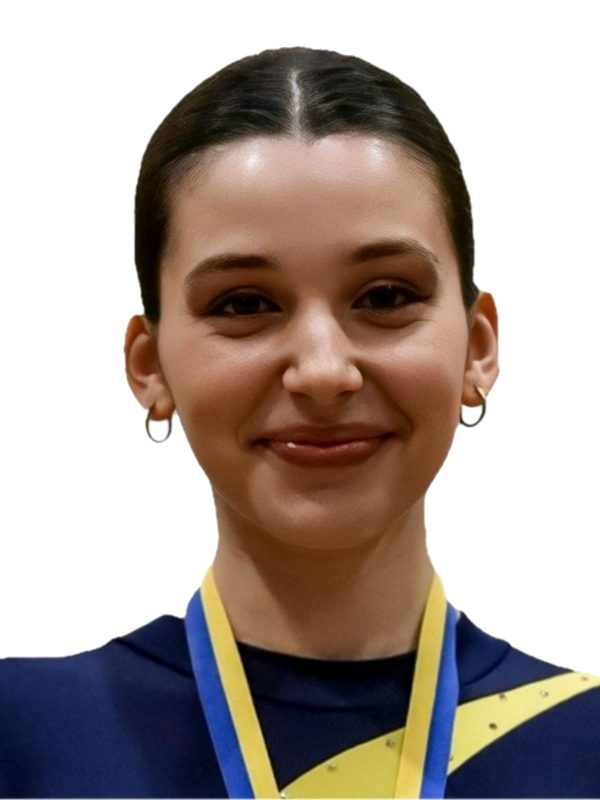
#> input picture assets/img/equipa/beatriz-maia.jpg, 600 x 800 px
$ python -i preparar-fotos.py   (imports and definitions only)
#> lines starting #> are read from the running program, lines starting #| are printed output that depends on the picture; after the words box and inside, x2 and y2 are one past the last pixel; in counts of white or black regions, pixels touching at a corner belong together
#> further down, picture is the input picture: PIL image 600x800 RGB; mean R, G, B 171.2, 159, 153.1
#!/usr/bin/env python3
"""
Uniformiza os retratos da equipa técnica.

Aceita fotos de origens diferentes (estúdio, recorte com fundo transparente,
recorte sobre branco) e produz retratos 3:4 coerentes entre si: mesmo fundo,
mesmo enquadramento e mesmo tratamento de cor.

Uso:
    python3 tools/preparar-fotos.py ficheiro.jpg nome-final
    python3 tools/preparar-fotos.py --todas          (processa a pasta _originais)

Os originais ficam em assets/img/equipa/_originais/ e não vão para o site.
"""

import sys
import os
import unicodedata
from PIL import Image, ImageOps, ImageEnhance, ImageChops

# Branco, que é o fundo das fotos de estúdio que já estão publicadas. Serve para
# assentar recortes com transparência e para preencher o que falte quando o corte
# passa fora da foto original.
FUNDO = (255, 255, 255)

LARGURA, ALTURA = 600, 800          # 3:4
FOLGA_TOPO = 0.09                   # espaço acima da cabeça, em % da altura
# Recortes afinados à mão, um por retrato.
#
# A deteção automática de fundo/cabeça não é fiável com origens tão diferentes
# (fundo de estúdio com gradiente, recortes em PNG, cabelo comprido que se
# confunde com ombros). Com meia dúzia de fotos, medir à mão dá melhor
# resultado e é previsível.
#
# Cada entrada é (topo_da_cabeca_y, queixo_y, centro_do_rosto_x) no original.
# O recorte é calculado a partir daí para a cabeça ocupar sempre ALTURA_CABECA
# da altura final - é isso que faz os retratos parecerem da mesma sessão.
#
# Um quarto valor opcional substitui ALTURA_CABECA só nesse retrato. Serve para
# quando o original não dá altura suficiente: mais vale a cabeça ficar um pouco
# maior do que inventar tronco que não está na fotografia.
ROSTOS = {
    "beatriz-maia":      (104,  380,  288),
    "ines-pelica":       (88,   390,  300, 0.442),
    "silvia-almeida":    (45,   240,  222),
    "francisco-quintela": (615, 1680, 3150),
    "catarina-branco":   (31,   500,  969),
    "madalena-bonito":   (62,   445,  280),
    "catia-mendonca":    (98,   378,  288),
}

ALTURA_CABECA = 0.40                # a cabeça ocupa 40% da altura do retrato

DESTINO = "assets/img/equipa"


# [14 lines left out: function limites_do_sujeito, not called in this run]


def mascara_do_sujeito(im):
    """Máscara a preto e branco de onde está a pessoa."""
    if im.mode in ("RGBA", "LA") and im.getchannel("A").getextrema()[0] < 250:
        return im.getchannel("A").point(lambda v: 255 if v > 128 else 0)
    rgb = im.convert("RGB")
    canto = rgb.getpixel((2, 2))
#> canto = (255, 255, 255)
    dif = ImageChops.difference(rgb, Image.new("RGB", rgb.size, canto)).convert("L")
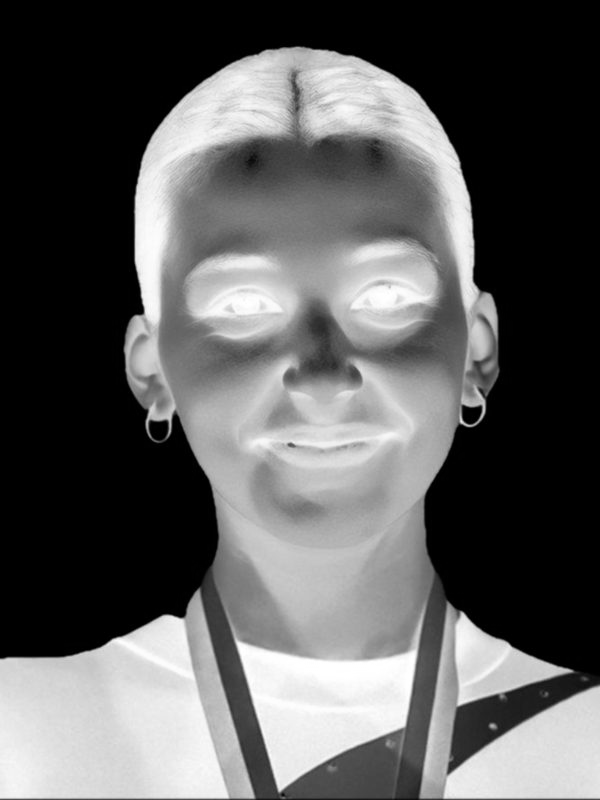
#> dif: PIL image 600x800 L; min 0, max 255, mean 93
    return dif.point(lambda v: 255 if v > 28 else 0)
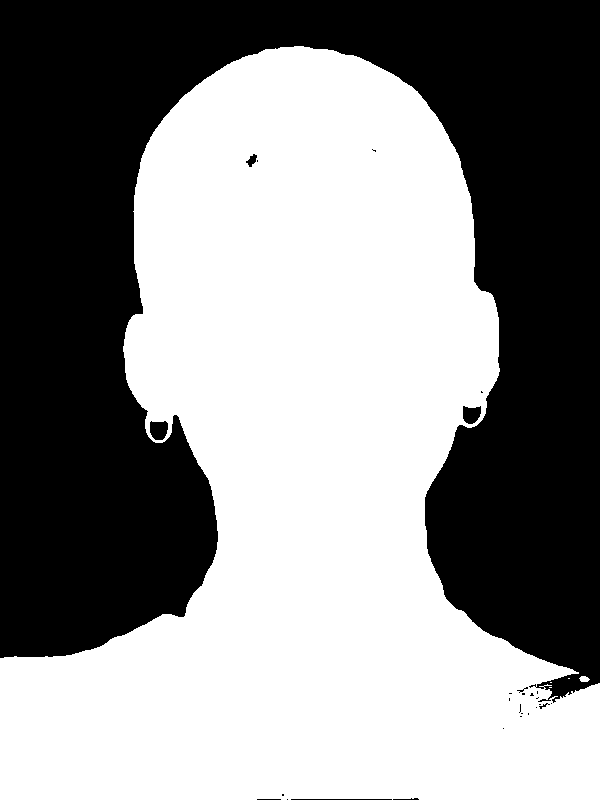
#> returned value: PIL image 600x800 L; 54.7% white; 28 black regions (20 under 20 px), largest, box (x1, y1, x2, y2) and area: (0, 0, 600, 703) 216391, (150, 421, 168, 440) 285, (463, 406, 481, 424) 255


# [99 lines left out: functions altura_da_cabeca, sobre_fundo, preparar, nome_ficheiro, not called in this run]


# [16 lines not run here, left out]

>>> from PIL import Image
>>> picture = Image.open('../assets/img/equipa/beatriz-maia.jpg')
>>> result = mascara_do_sujeito(picture)

$ run again, on assets/img/equipa/cátia mendonça.PNG
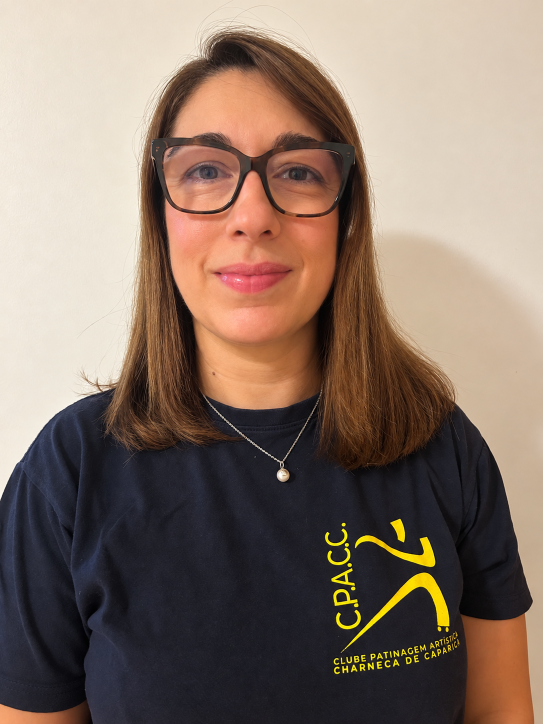
#> input picture assets/img/equipa/cátia mendonça.PNG, 1086 x 1448 px (shown at 1/2 size)
#> picture is the input picture: PIL image 1086x1448 RGB; mean R, G, B 135, 116.2, 103.8
#> canto = (237, 226, 211)
#> in mascara_do_sujeito, `dif = ImageChops.difference(rgb, Image.new("RGB", rgb.size, canto)).co..`:
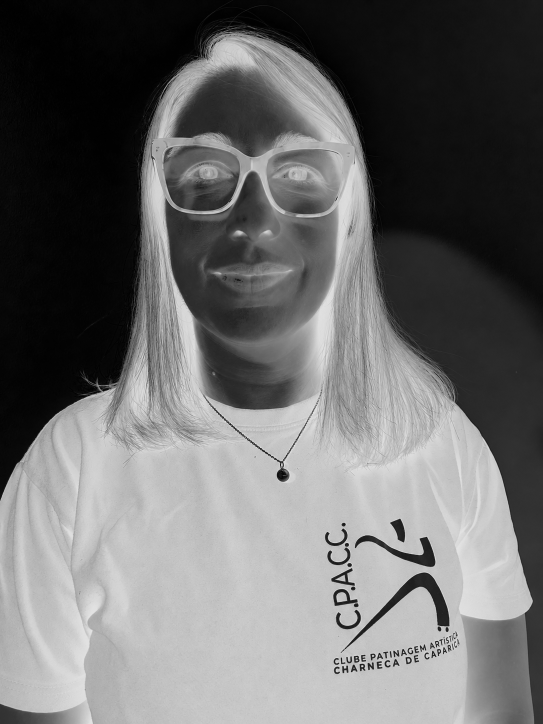
#> dif: PIL image 1086x1448 L (shown at 1/2 size); min 0, max 228, mean 108.4
#> in mascara_do_sujeito, `return dif.point(lambda v: 255 if v > 28 else 0)`:
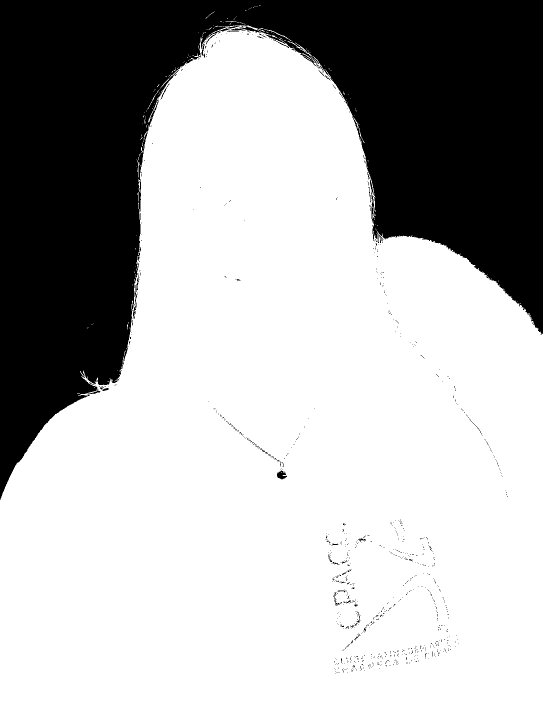
#> returned value: PIL image 1086x1448 L (shown at 1/2 size); 69.8% white; 864 black regions (834 under 20 px), largest, box (x1, y1, x2, y2) and area: (0, 0, 1086, 1000) 470837, (554, 941, 574, 959) 221, (270, 549, 278, 592) 94

$ run again, on assets/img/equipa/francisco-quintela.jpg
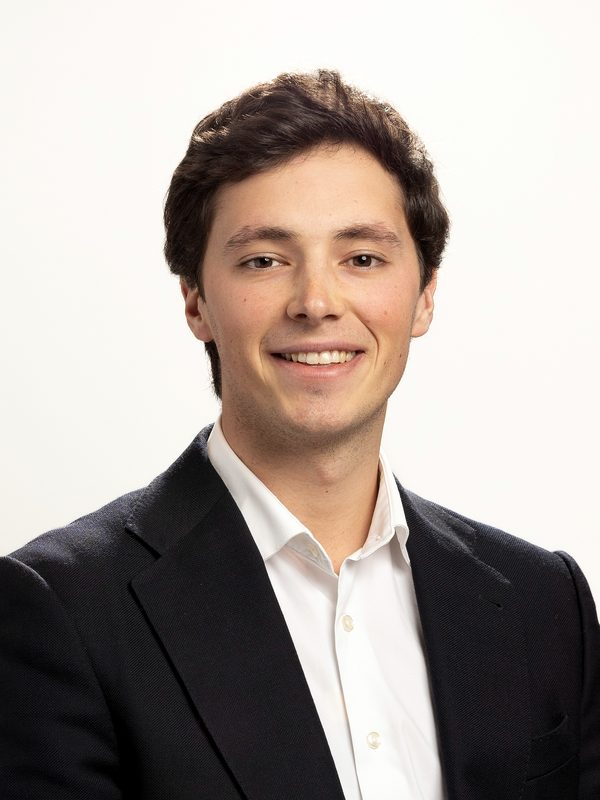
#> input picture assets/img/equipa/francisco-quintela.jpg, 600 x 800 px
#> picture is the input picture: PIL image 600x800 RGB; mean R, G, B 169.1, 159.9, 154.5
#> canto = (248, 247, 242)
#> in mascara_do_sujeito, `dif = ImageChops.difference(rgb, Image.new("RGB", rgb.size, canto)).co..`:
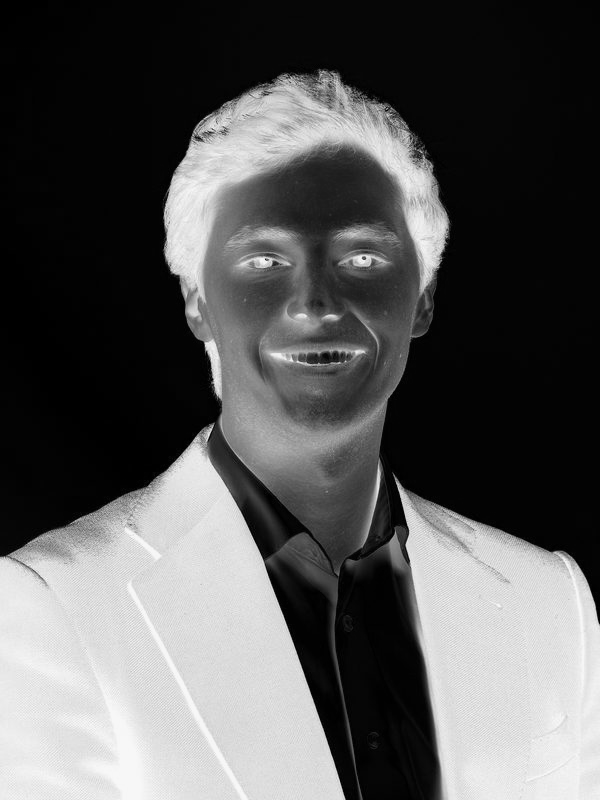
#> dif: PIL image 600x800 L; min 0, max 247, mean 87.9
#> in mascara_do_sujeito, `return dif.point(lambda v: 255 if v > 28 else 0)`:
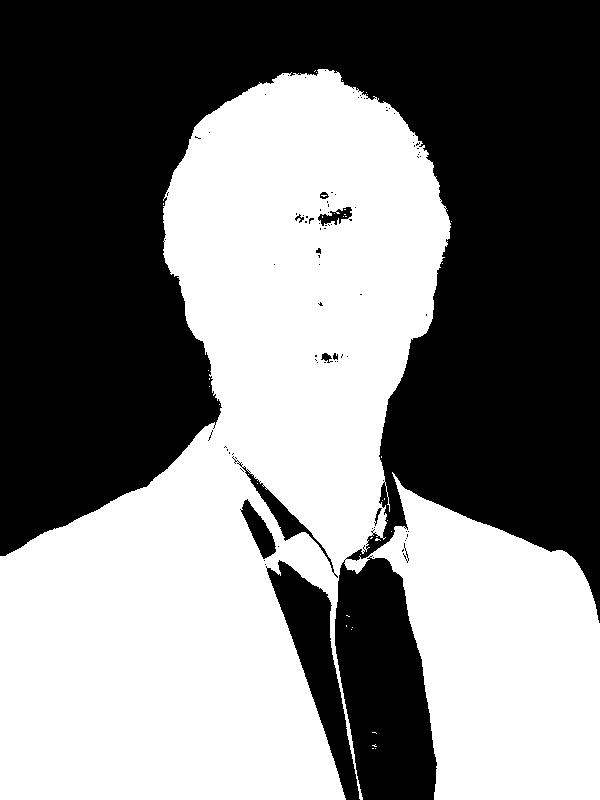
#> returned value: PIL image 600x800 L; 49.2% white; 39 white regions (38 under 20 px), largest, box (x1, y1, x2, y2) and area: (0, 69, 600, 800) 236105
